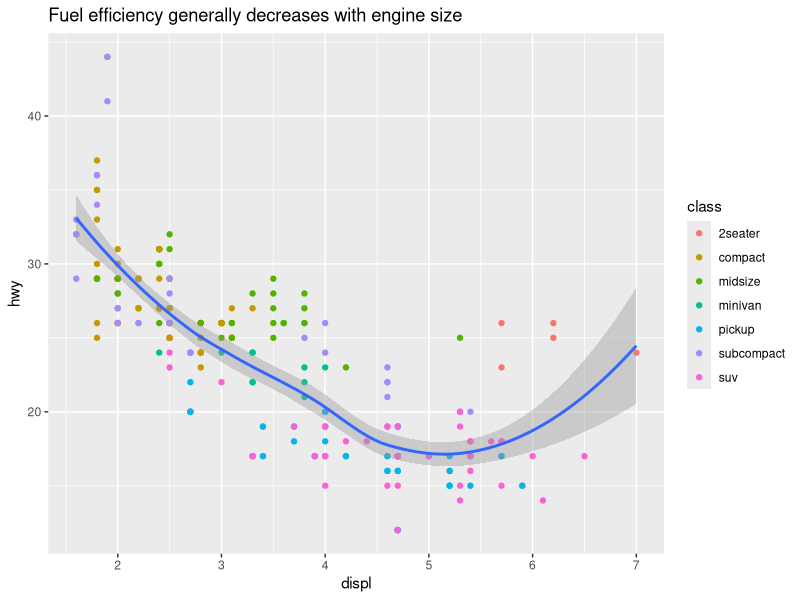
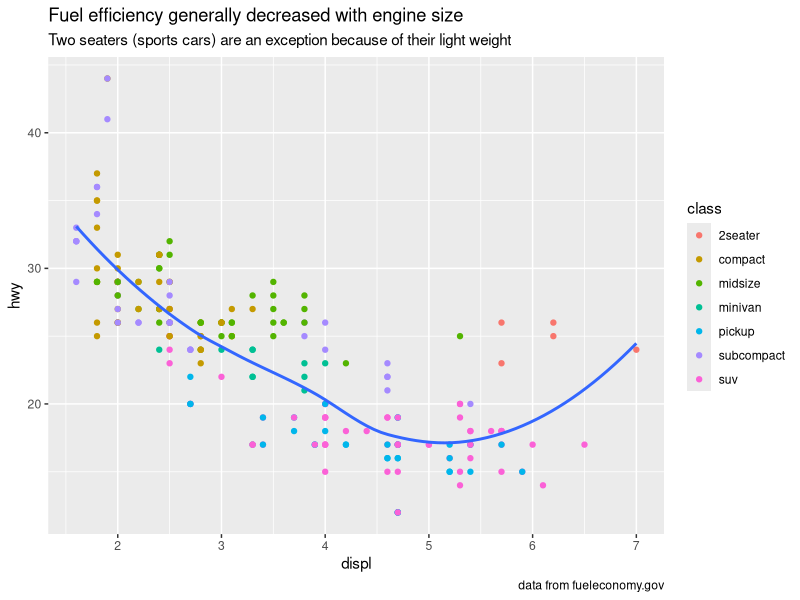
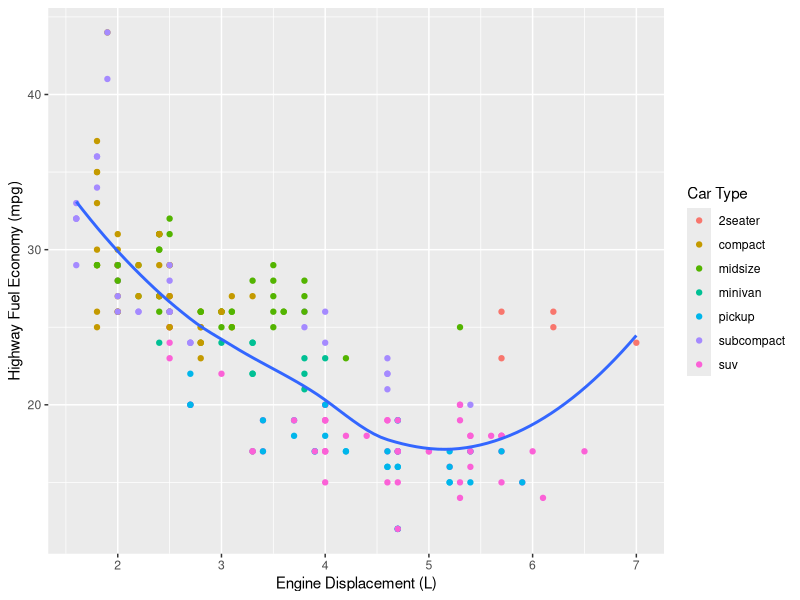
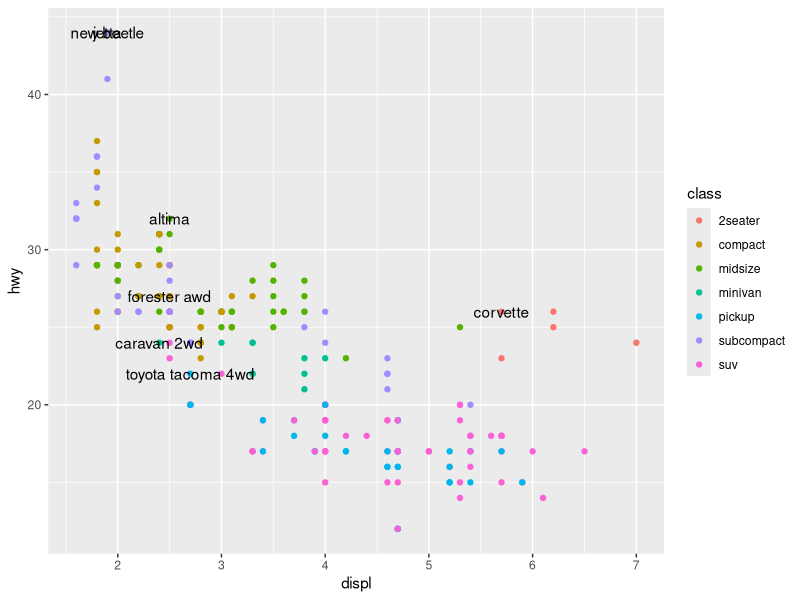
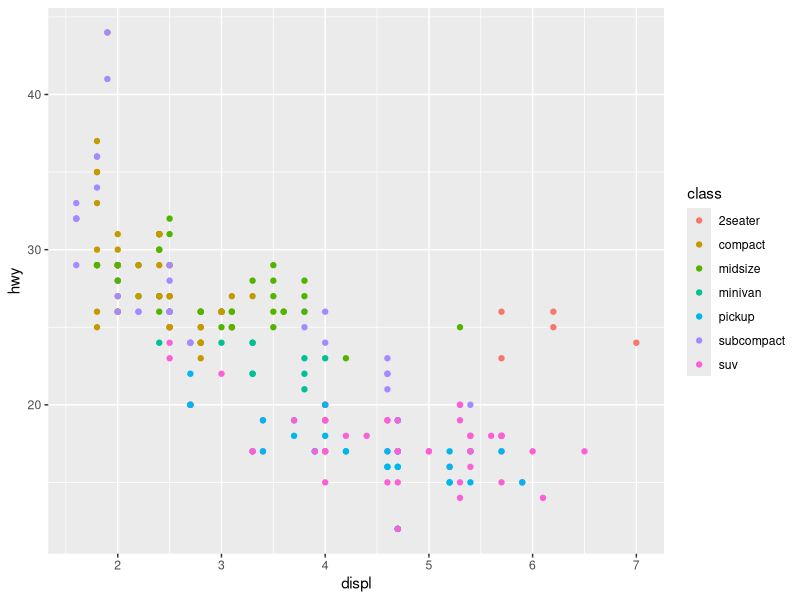
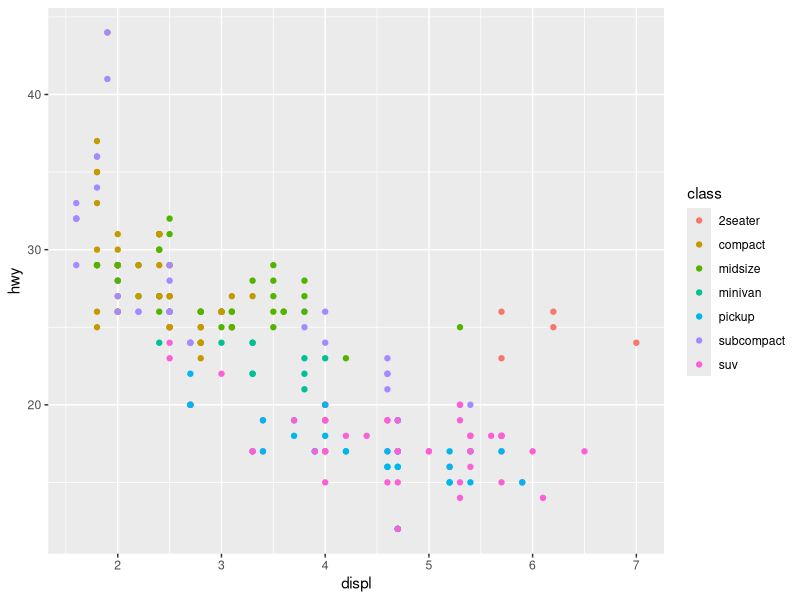
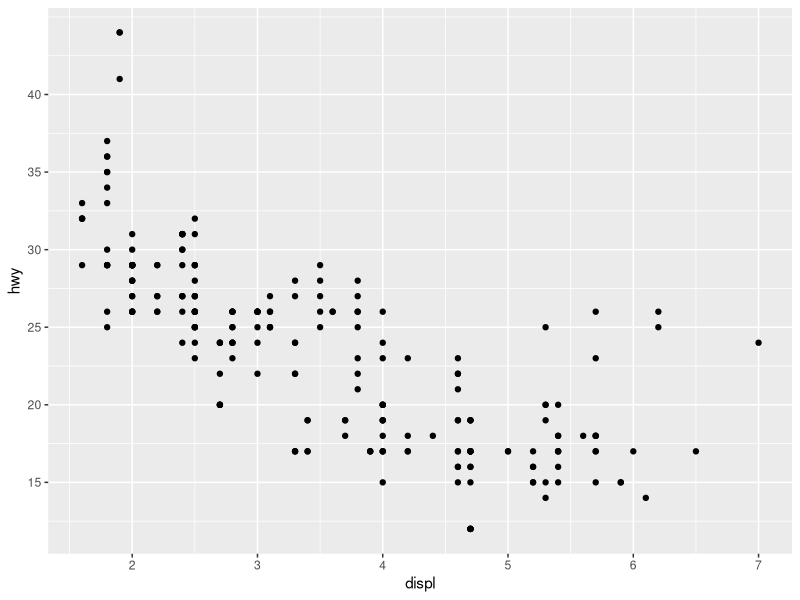
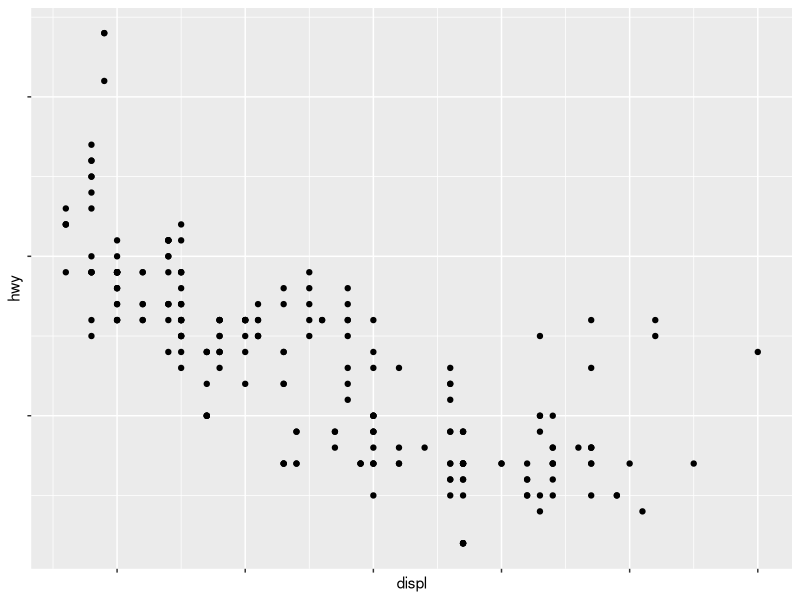

Here is the R script that generated these plots, in order:
## ---- chunk 1
knitr::opts_chunk$set(dev = "png",
                      dpi = 300,
                     echo = TRUE,
                     cache = TRUE)
## ---- chunk 2
# Load ggplot2 package
library(ggplot2)
## ---- chunk 3
ggplot(mpg, aes(displ,hwy)) +
  geom_point(aes(colour = class)) +
  geom_smooth(se.e = FALSE) + 
  labs(title = "Fuel efficiency generally decreases with engine size")
## ---- chunk 4
ggplot(mpg, aes(displ,hwy)) + 
  geom_point(aes(colour = class)) + 
  geom_smooth(se = FALSE) + 
  labs(
    title = "Fuel efficiency generally decreased with engine size",
    subtitle = "Two seaters (sports cars) are an exception because of their light weight",
    caption = "data from fueleconomy.gov"
  )
## ---- chunk 5
ggplot(mpg, aes(displ, hwy)) + 
  geom_point(aes(colour = class)) + 
  geom_smooth(se = FALSE) + 
  labs(
    x = "Engine Displacement (L)", 
    y = "Highway Fuel Economy (mpg)", 
    colour = "Car Type"
  )
## ---- chunk 6
library(dplyr) # for data manipulation functions
library(magrittr) # for the %>%
## ---- chunk 7
best_in_class <- mpg %>%
  group_by(class) %>%
  filter(row_number(desc(hwy)) == 1)

ggplot(mpg, aes(displ, hwy)) + 
  geom_point(aes(colour = class)) + 
  geom_text(aes(label = model), data = best_in_class)
## ---- chunk 8
ggplot(mpg, aes(displ, hwy)) +
  geom_point(aes(colour = class))
## ---- chunk 9
ggplot(mpg, aes(displ, hwy)) +
  geom_point(aes(colour = class)) +
  scale_x_continuous() +
  scale_y_continuous() +
  scale_colour_discrete()
## ---- chunk 10
ggplot(mpg, aes(displ, hwy)) +
  geom_point() +
  scale_y_continuous(breaks = seq(15, 40, by = 5))
  # seq(lower limit, upper limit, by = interval)
## ---- chunk 11
ggplot(mpg, aes(displ, hwy)) +
  geom_point() +
  scale_x_continuous(labels = NULL) +
  scale_y_continuous(labels = NULL)
## ---- chunk 12
base <- ggplot(mpg, aes(displ, hwy)) +
  geom_point(aes(colour = class))

base + theme(legend.position = "left")
base + theme(legend.position = "top")
base + theme(legend.position = "bottom")
base + theme(legend.position = "right")
## ---- chunk 13
ggplot(diamonds, aes(carat, price)) +
  geom_bin2d() + 
  scale_x_log10() + 
  scale_y_log10()
## ---- chunk 14
ggplot(mpg, aes(displ, hwy)) +
  geom_point(aes(color = drv))

ggplot(mpg, aes(displ, hwy)) +
  geom_point(aes(color = drv)) +
  scale_colour_brewer(palette = "Set1")
## ---- chunk 15
ggplot(mpg, aes(displ, hwy)) +
  geom_point(aes(color = drv, shape = drv)) +
  scale_colour_brewer(palette = "Set1")
## ---- chunk 16
presidential %>%
  mutate(id = 33 + row_number()) %>%
  ggplot(aes(start, id, colour = party)) +
    geom_point() +
    geom_segment(aes(xend = end, yend = id)) +
    scale_colour_manual(values = c(Republican = "red", Democratic = "blue"))
## ---- chunk 17
#install.packages('viridis')
#install.packages('hexbin')
library(viridis)
library(hexbin)
## ---- chunk 18
df <- tibble( # note we're just making a fake dataset so we can plot it
  x = rnorm(10000),
  y = rnorm(10000)
)
ggplot(df, aes(x, y)) +
  geom_hex() + # a new geom!
  coord_fixed()

ggplot(df, aes(x, y)) +
  geom_hex() +
  viridis::scale_fill_viridis() +
  coord_fixed()
## ---- chunk 19
ggplot(mpg, aes(displ, hwy)) +
  geom_point(aes(color = class)) +
  geom_smooth(se = FALSE) +
  theme_bw()
## ---- chunk 20
ggplot(mpg, aes(displ, hwy)) +
  geom_point(aes(color = class)) +
  geom_smooth(se = FALSE) +
  theme_light()
## ---- chunk 21
ggplot(mpg, aes(displ, hwy)) +
  geom_point(aes(color = class)) +
  geom_smooth(se = FALSE) +
  theme_classic()
## ---- chunk 22
ggplot(mpg, aes(displ, hwy)) +
  geom_point(aes(color = class)) +
  geom_smooth(se = FALSE) +
  theme_dark()
## ---- chunk 23
 theme (panel.border = element_blank(),
        panel.grid.minor.x = element_blank(),
        panel.grid.minor.y = element_blank(),
        legend.position="bottom",
        legend.title=element_blank(),
        legend.text=element_text(size=8),
        panel.grid.major = element_blank(),
        legend.key = element_blank(),
        legend.background = element_blank(),
        axis.text.y=element_text(colour="black"),
        axis.text.x=element_text(colour="black"),
        text=element_text(family="Arial"))
## ---- chunk 24
#install.packages("devtools")
#library("devtools")
#(c("hadley/ggplot2", "jrnold/ggthemes"))
## ---- chunk 25

